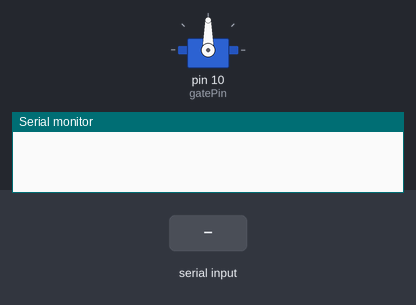
A sketch run on a simulated Teensy 4. Parts: servo, the last lines printed to the serial monitor. The test bench sets the inputs (shaded band).

Above: at 1.2 s.
1.3 s: "f" received over Serial
At 1.7 s:
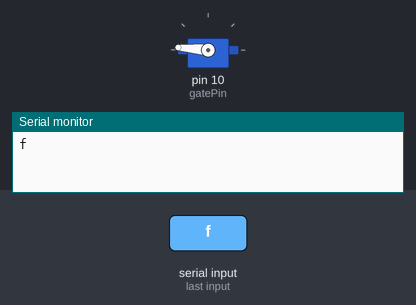
3.3 s: "b" received over Serial
At 3.42 s:
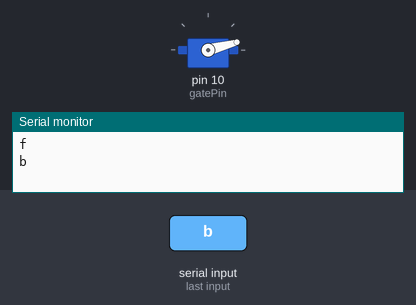
Timing chart, 0 to 6.3 s (numbered marks = the images above; inputs shaded):
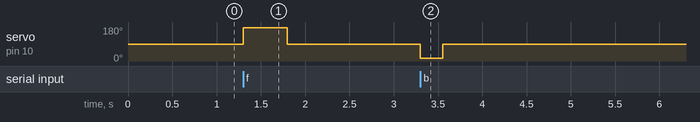

Measured:
- after the input at 1.3 s, servo on pin 10 (gatePin): 90° → 175° at once, → 90° 0.50 s later
- after the input at 3.3 s, servo on pin 10 (gatePin): 90° → 15° at once, → 90° 0.25 s later

The sketch:

_210_Code_Buzzword_Dispenser.ino
```cpp
#include <Servo.h>

Servo gateServo;  // create servo object to control a servo
IntervalTimer gateTimer;

const int gatePin = 10;
const int openBack = 15;
const int openFront = 175;
const int closed = 90;
const int oneBallTime = 250000;
const int twoBallTime = 500000;
int pos = closed;    // variable to store the servo position
char serialValue;  //value to store the Serial input

void setup() {
  Serial.begin(9600);  // initialize serial
  gateServo.attach(gatePin);  // attaches the servo on pin 9 to the servo object
  gateServo.write(closed);
}

void loop() {
  if (Serial.available()) {
    serialValue = Serial.read();
    Serial.println(serialValue);
    if(serialValue == 'f') openFrontGate();
    if(serialValue == 'b') openBackGate();
  }
}

void openFrontGate() {
  gateTimer.begin(closeGate, twoBallTime);
  gateServo.write(openFront);
}

void openBackGate() {
  gateTimer.begin(closeGate, oneBallTime);
  gateServo.write(openBack);
}

void closeGate() {
  gateServo.write(closed);
  gateTimer.end();
}
```
